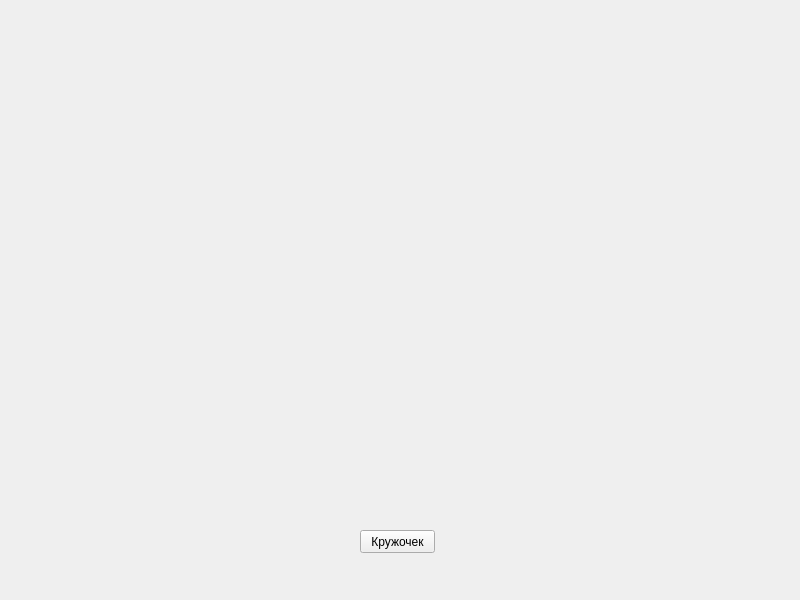
<?xml version="1.0" encoding="UTF-8"?>
<ui version="4.0">
 <class>MainWindow</class>
 <widget class="QMainWindow" name="MainWindow">
  <property name="geometry">
   <rect>
    <x>0</x>
    <y>0</y>
    <width>800</width>
    <height>600</height>
   </rect>
  </property>
  <property name="windowTitle">
   <string>MainWindow</string>
  </property>
  <widget class="QWidget" name="centralwidget">
   <widget class="QPushButton" name="pushButton">
    <property name="geometry">
     <rect>
      <x>360</x>
      <y>530</y>
      <width>75</width>
      <height>23</height>
     </rect>
    </property>
    <property name="text">
     <string>Кружочек</string>
    </property>
   </widget>
  </widget>
 </widget>
 <resources/>
 <connections/>
</ui>
